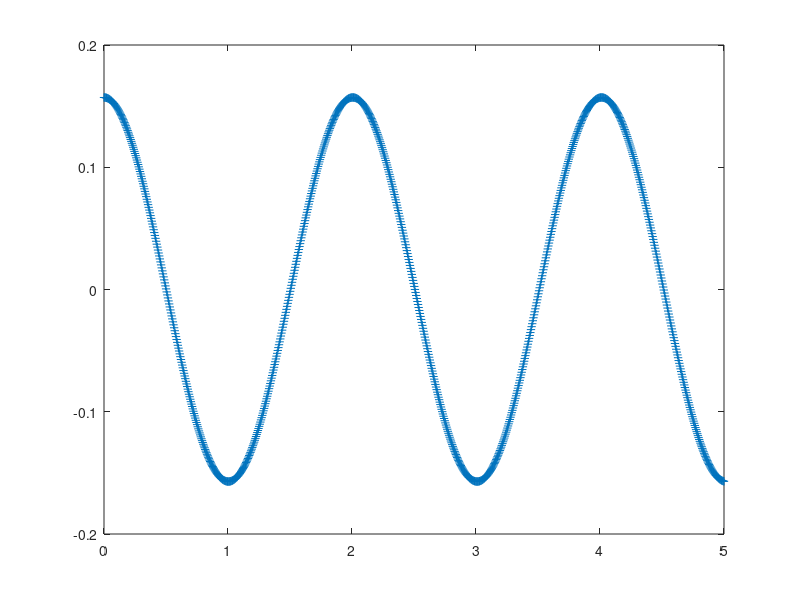

Here is the MATLAB script that generated this plot: (Note: this script raises an error after producing the figure.)
function ENIAfirstLectureExercice2
g = 9.81;
l = 1;
w = sqrt(g/l);
m = 1;

theta0V  = pi/20;
dtheta0V = 0;

tV = linspace(0,5,1000);


thetaV_E = obtainAnaliticalSolutionViaExplicitFormula(tV,w,theta0V,dtheta0V);
plot(tV,thetaV_E,'+')

thetaV_A = obtainAnaliticalSolutionViaSymbolicProcedure(tV,w,theta0V,dtheta0V);
hold on
plot(tV,thetaV_A,'+')

error = norm(thetaV_E - thetaV_A)/norm(thetaV_A)

dthetaV = obtainDerivativeViaExplicitFormula(tV,w,theta0V,dtheta0V);
figure
plot(tV,dthetaV,'+')

[E,Ek,Ep] = computeEnergies(m,g,l,thetaV_A,dthetaV);
figure(3)
plot(tV,[E;Ek;Ep])

end

function thetaV = obtainAnaliticalSolutionViaExplicitFormula(tV,w,theta0V,dtheta0V)
B = dtheta0V/w;
A = theta0V;
thetaV = A*cos(w*tV) + B*sin(w*tV);
end

function dthetaV = obtainDerivativeViaExplicitFormula(tV,w,theta0V,dtheta0V)
B = dtheta0V/w;
A = theta0V;
dthetaV = w*A*sin(w*tV) - w*B*cos(w*tV);
end

function [E,Ek,Ep] = computeEnergies(m,g,l,theta,dtheta)
Ek = computeKineticEnergy(m,dtheta);
Ep = computePotentialEnergy(m,g,l,theta);
E = Ek + Ep;
end

function Ep = computePotentialEnergy(m,g,l,theta)
Ep = m*g*l*(1-cos(theta));
end

function Ek = computeKineticEnergy(m,dtheta)
Ek = 0.5*m*dtheta.*dtheta;
end


function thetaV = obtainAnaliticalSolutionViaSymbolicProcedure(tV,w,theta0V,dtheta0V)
A = sym('A');
B = sym('B');
%
t = sym('t');
%
theta0 = sym('theta0','real');
dtheta0 = sym('dtheta0','real');
%
theta = A*cos(w*t) + B*sin(w*t);
%
dtheta = diff(theta,t);
%
eq(1) = theta0  == subs(theta,t,0);
eq(2) = dtheta0 == subs(dtheta,t,0);
%
solution = solve(eq,[A,B]);
%
theta = subs(theta,[A,B],[solution.A,solution.B]);
theta = simplify(theta);
%

theta = subs(theta,theta0,theta0V);
theta = subs(theta,dtheta0,dtheta0V);

theta = matlabFunction(theta);

thetaV = theta(tV);

end